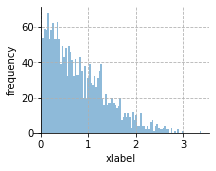

The script that saved this image:
#%%
import matplotlib.pyplot as plt
import random

if __name__ == "__main__":
    fig, ax = plt.subplots()
    fig.set_size_inches(w=3.5, h = 2.5)
    # Move the left and bottom spines to x = 0 and y = 0, respectively.
    ax.spines["left"].set_position(("data", 0))
    ax.spines["bottom"].set_position(("data", 0))

    # Hide the top and right spines.
    ax.spines['right'].set_visible(False)
    ax.spines['top'].set_visible(False)

    # Draw arrows (as black triangles: ">k"/"^k") at the end of the axes.
    #ax.plot(1, 0, ">k", transform=ax.get_yaxis_transform(), clip_on=False)
    #ax.plot(0, 1, "^k", transform=ax.get_xaxis_transform(), clip_on=False)

    xlabel_str = "xlabel"
    n = 2000
    random.seed(0)
    data_l = [abs(random.normalvariate(0,1)) for i in range(n)]
    plt.hist(data_l, bins=100, 
             alpha=0.5)
    plt.xlabel(xlabel_str)
    plt.ylabel("frequency")
    plt.grid(ls='--')

    plt.subplots_adjust(bottom=0.18, left=0.15, right=0.85)
    fig.savefig("fig2.png", bbox_inches='tight')
# %%
